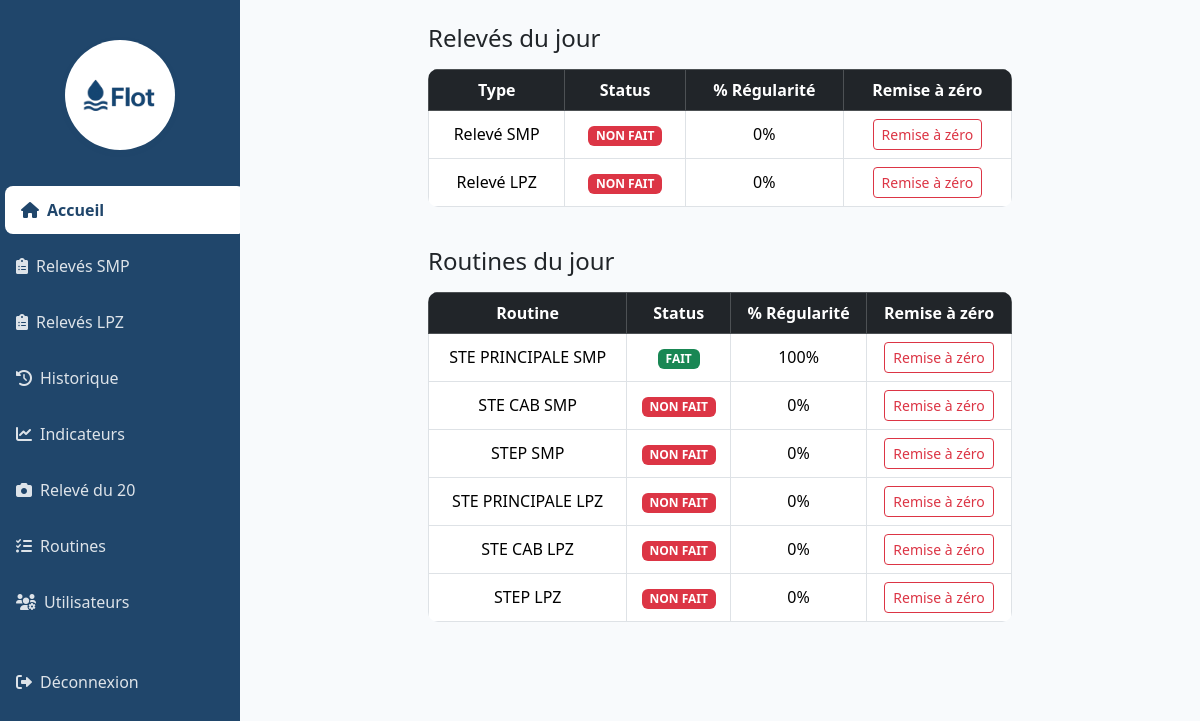
Screenshot of / (signed in) with the database file from the repository.
### app.py (models this page shows)
class FormulaireRoutine(db.Model):
    id = db.Column(db.Integer, primary_key=True)
    nom = db.Column(db.String(100), unique=True, nullable=False)
    created_at = db.Column(db.DateTime, default=datetime.utcnow)

### app.py (the view)
@app.route('/')
@login_required
def index():
    today = datetime.now().date()
    smp_fait = db.session.query(Releve).join(TypeReleve).filter(TypeReleve.site_id == 1, Releve.date == today).count() > 0
    lpz_fait = db.session.query(Releve).join(TypeReleve).filter(TypeReleve.site_id == 2, Releve.date == today).count() > 0
    releves_status = {
        'SMP': smp_fait,
        'LPZ': lpz_fait
    }
    releves_regularite = {}
    for nom, site_id in [('SMP', 1), ('LPZ', 2)]:
        type_releves = TypeReleve.query.filter_by(site_id=site_id).all()
        reset = RESET_REGULARITE.get(('releve', f'Relevé {nom}'))
        first = db.session.query(Releve.date).join(TypeReleve).filter(TypeReleve.site_id == site_id)
        if reset:
            first = first.filter(Releve.date >= reset)
        first = first.order_by(Releve.date.asc()).first()
        if first:
            date_debut = first[0]
            jours = (today - date_debut).days + 1
            total = db.session.query(Releve.date).join(TypeReleve).filter(TypeReleve.site_id == site_id, Releve.date >= date_debut).distinct().count()
            regularite = int(100 * total / jours) if jours > 0 else 0
        else:
            regularite = 0
        releves_regularite[nom] = regularite
    routines_list = [
        'STE PRINCIPALE SMP', 'STE CAB SMP', 'STEP SMP',
        'STE PRINCIPALE LPZ', 'STE CAB LPZ', 'STEP LPZ'
    ]
    routines_status = {}
    routines_regularite = {}
    for nom in routines_list:
        formulaire = FormulaireRoutine.query.filter_by(nom=nom).first()
        fait = False
        regularite = 0
        if formulaire:
            fait = db.session.query(ReponseRoutine).filter(ReponseRoutine.formulaire_id == formulaire.id, ReponseRoutine.date_creation == today).count() > 0
            reset = RESET_REGULARITE.get(('routine', nom))
            first = db.session.query(ReponseRoutine.date_creation).filter(ReponseRoutine.formulaire_id == formulaire.id)
            if reset:
                first = first.filter(ReponseRoutine.date_creation >= reset)
            first = first.order_by(ReponseRoutine.date_creation.asc()).first()
            if first:
                date_debut = first[0]
                jours = (today - date_debut).days + 1
                total = db.session.query(ReponseRoutine.date_creation).filter(ReponseRoutine.formulaire_id == formulaire.id, ReponseRoutine.date_creation >= date_debut).distinct().count()
                regularite = int(100 * total / jours) if jours > 0 else 0
        routines_status[nom] = fait
        routines_regularite[nom] = regularite
    return render_template('index.html', releves_status=releves_status, releves_regularite=releves_regularite, routines_list=routines_list, routines_status=routines_status, routines_regularite=routines_regularite, user_role=current_user.role)

### app.py (called while the page is built)
@login_manager.user_loader
def load_user(user_id):
    return db.session.get(User, int(user_id))

### templates/index.html (shortened to what this page needs)
{% extends "base.html" %}
{% block content %}
<div class="container py-4">
    <div class="row justify-content-center mb-4">
        <div class="col-md-8">
            <h4 class="mb-3">Relevés du jour</h4>
            <table class="table table-bordered text-center align-middle">
                <thead class="table-dark">
                    <tr>
                        <th>Type</th>
                        <th>Status</th>
                        <th>% Régularité</th>
                        {% if user_role == 'admin' %}<th>Remise à zéro</th>{% endif %}
                    </tr>
                </thead>
                <tbody>
                    <tr>
                        <td>Relevé SMP</td>
                        <td>{% if releves_status.SMP %}<span class="badge bg-success">FAIT</span>{% else %}<span class="badge bg-danger">NON FAIT</span>{% endif %}</td>
                        <td>{{ releves_regularite['SMP'] }}%</td>
                        {% if user_role == 'admin' %}
                        <td><button class="btn btn-sm btn-outline-danger" onclick="resetRegularite('releve', 'Relevé SMP')">Remise à zéro</button></td>
                        {% endif %}
                    </tr>
                    <tr>
                        <td>Relevé LPZ</td>
                        <td>{% if releves_status.LPZ %}<span class="badge bg-success">FAIT</span>{% else %}<span class="badge bg-danger">NON FAIT</span>{% endif %}</td>
                        <td>{{ releves_regularite['LPZ'] }}%</td>
                        {% if user_role == 'admin' %}
                        <td><button class="btn btn-sm btn-outline-danger" onclick="resetRegularite('releve', 'Relevé LPZ')">Remise à zéro</button></td>
                        {% endif %}
                    </tr>
                </tbody>
            </table>
        </div>
    </div>
    <div class="row justify-content-center mb-4">
        <div class="col-md-8">
            <h4 class="mb-3">Routines du jour</h4>
            <table class="table table-bordered text-center align-middle">
                <thead class="table-dark">
                    <tr>
                        <th>Routine</th>
                        <th>Status</th>
                        <th>% Régularité</th>
                        {% if user_role == 'admin' %}<th>Remise à zéro</th>{% endif %}
                    </tr>
                </thead>
                <tbody>
                    {% for routine in routines_list %}
                    <tr>
                        <td>{{ routine }}</td>
                        <td>{% if routines_status[routine] %}<span class="badge bg-success">FAIT</span>{% else %}<span class="badge bg-danger">NON FAIT</span>{% endif %}</td>
                        <td>{{ routines_regularite[routine] }}%</td>
                        {% if user_role == 'admin' %}
                        <td><button class="btn btn-sm btn-outline-danger" onclick="resetRegularite('routine', '{{ routine }}')">Remise à zéro</button></td>
                        {% endif %}
                    </tr>
                    {% endfor %}
                </tbody>
            </table>
        </div>
    </div>
</div>
{% endblock %}

### templates/base.html (shortened to what this page needs)
<!DOCTYPE html>
<html lang="fr">
<head>
    <link href="https://cdn.jsdelivr.net/npm/bootstrap@5.3.3/dist/css/bootstrap.min.css" rel="stylesheet">
    <link href="https://cdnjs.cloudflare.com/ajax/libs/font-awesome/6.0.0/css/all.min.css" rel="stylesheet">
</head>
<body>
              {% set user = current_user %}
    <nav class="col-lg-2 d-none d-lg-block sidebar">
        <div class="position-sticky pt-3">
            <div class="sidebar-logo logo-bandeau">
                <img src="{{ url_for('static', filename='logo_flot.png') }}" alt="Logo Flot">
            </div>
            <ul class="nav flex-column">
                {% set user = current_user %}
                {% if user.is_authenticated and user.role == 'admin' %}
                    <li class="nav-item"><a class="nav-link {% if request.endpoint == 'index' %}active{% endif %}" href="{{ url_for('index') }}"><i class="fas fa-home me-2"></i>Accueil</a></li>
                    <li class="nav-item"><a class="nav-link " href="{{ url_for('releve_site', site_id=1) }}"><i class="fas fa-clipboard-list me-2"></i>Relevés SMP</a></li>
                    <li class="nav-item"><a class="nav-link " href="{{ url_for('releve_site', site_id=2) }}"><i class="fas fa-clipboard-list me-2"></i>Relevés LPZ</a></li>
                    <li class="nav-item"><a class="nav-link {% if request.endpoint == 'historique' %}active{% endif %}" href="{{ url_for('historique') }}"><i class="fas fa-history me-2"></i>Historique</a></li>
                    <li class="nav-item"><a class="nav-link {% if request.endpoint == 'indicateurs' %}active{% endif %}" href="{{ url_for('indicateurs') }}"><i class="fas fa-chart-line me-2"></i>Indicateurs</a></li>
                    <li class="nav-item"><a class="nav-link {% if request.endpoint == 'releve_20' %}active{% endif %}" href="{{ url_for('releve_20') }}"><i class="fas fa-camera me-2"></i>Relevé du 20</a></li>
                    <li class="nav-item"><a class="nav-link {% if request.endpoint == 'routines' %}active{% endif %}" href="{{ url_for('routines') }}"><i class="fas fa-tasks me-2"></i>Routines</a></li>
                    <li class="nav-item"><a class="nav-link {% if request.endpoint == 'utilisateurs' %}active{% endif %}" href="{{ url_for('utilisateurs') }}"><i class="fas fa-users-cog me-2"></i>Utilisateurs</a></li>
                {% endif %}
                <li class="nav-item mt-4"><a class="nav-link" href="{{ url_for('logout') }}"><i class="fas fa-sign-out-alt me-2"></i>Déconnexion</a></li>
            </ul>
        </div>
    </nav>
    <div class="main-content">
        {% block content %}{% endblock %}
    </div>
</body>
</html>

### templates/base.html (style rules this page uses)
:root { --flot-blue-dark: #20466B; --flot-blue: #2B5C88; --flot-bg: #f8fafc; --flot-white: #fff; }
body { background: var(--flot-bg); }
.sidebar { min-height: 100vh; background: var(--flot-blue-dark); position: fixed; top: 0; left: 0; height: 100vh; width: 240px; z-index: 1000; overflow-y: auto; overflow-x: hidden; }
.sidebar .nav-link { color: rgba(255,255,255,0.85); padding: 0.75rem 1rem; border-radius: 0.5rem; margin: 0.25rem 0; transition: all 0.3s ease; }
.sidebar .nav-link:hover, .sidebar .nav-link.active { color: var(--flot-blue-dark); background-color: var(--flot-white); font-weight: bold; transform: translateX(5px); }
.main-content { background-color: var(--flot-bg); min-height: 100vh; margin-left: 240px; margin-right: auto; max-width: 1200px; padding-left: 24px; padding-right: 24px; }
.table { border-radius: 10px; overflow: hidden; }
.sidebar-logo { display: flex; align-items: center; justify-content: center; margin-bottom: 2rem; gap: 0.7rem; }
.sidebar-logo img { height: 38px; width: 38px; object-fit: contain; }
.logo-bandeau { background: var(--flot-white); border-radius: 50%; width: 110px; height: 110px; margin: 24px auto 32px auto; box-shadow: 0 2px 8px rgba(32,70,107,0.04); display: flex; justify-content: center; align-items: center; }
.logo-bandeau img { max-width: 90%; max-height: 90%; width: auto; height: auto; display: block; margin: 0 auto; }

### rows the page displays
FormulaireRoutine: nom "STE PRINCIPALE SMP", shows "FAIT", routines_regularite "100"
FormulaireRoutine: nom "STE CAB SMP", shows "NON FAIT", routines_regularite "0"
FormulaireRoutine: nom "STEP SMP", shows "NON FAIT", routines_regularite "0"
FormulaireRoutine: nom "STE PRINCIPALE LPZ", shows "NON FAIT", routines_regularite "0"
FormulaireRoutine: nom "STE CAB LPZ", shows "NON FAIT", routines_regularite "0"
FormulaireRoutine: nom "STEP LPZ", shows "NON FAIT", routines_regularite "0"

### other values shown
{{ releves_regularite['SMP'] }} "0"
{{ releves_regularite['LPZ'] }} "0"
